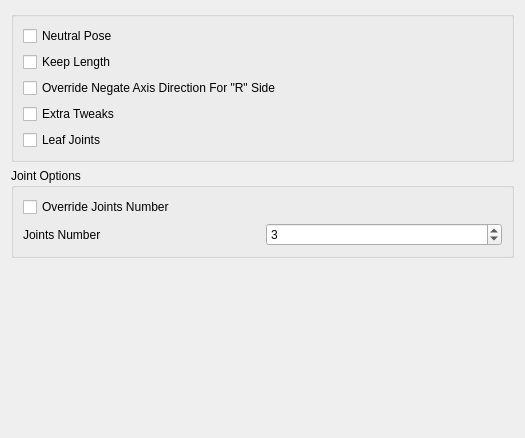
<?xml version="1.0" encoding="UTF-8"?>
<ui version="4.0">
 <class>Form</class>
 <widget class="QWidget" name="Form">
  <property name="geometry">
   <rect>
    <x>0</x>
    <y>0</y>
    <width>525</width>
    <height>438</height>
   </rect>
  </property>
  <property name="windowTitle">
   <string>Form</string>
  </property>
  <layout class="QGridLayout" name="gridLayout">
   <item row="0" column="0">
    <widget class="QGroupBox" name="groupBox">
     <property name="title">
      <string/>
     </property>
     <layout class="QGridLayout" name="gridLayout_2">
      <item row="0" column="0">
       <layout class="QVBoxLayout" name="verticalLayout">
        <item>
         <widget class="QCheckBox" name="neutralPose_checkBox">
          <property name="text">
           <string notr="true">Neutral Pose</string>
          </property>
         </widget>
        </item>
        <item>
         <widget class="QCheckBox" name="keepLength_checkBox">
          <property name="text">
           <string notr="true">Keep Length</string>
          </property>
         </widget>
        </item>
        <item>
         <widget class="QCheckBox" name="overrideNegate_checkBox">
          <property name="text">
           <string notr="true">Override Negate Axis Direction For &quot;R&quot; Side</string>
          </property>
         </widget>
        </item>
        <item>
         <widget class="QCheckBox" name="extraTweak_checkBox">
          <property name="text">
           <string notr="true">Extra Tweaks</string>
          </property>
         </widget>
        </item>
        <item>
         <widget class="QCheckBox" name="leafJoints_checkBox">
          <property name="text">
           <string>Leaf Joints</string>
          </property>
         </widget>
        </item>
       </layout>
      </item>
     </layout>
    </widget>
   </item>
   <item row="1" column="0">
    <widget class="QGroupBox" name="groupBox_2">
     <property name="title">
      <string>Joint Options</string>
     </property>
     <layout class="QGridLayout" name="gridLayout_3">
      <item row="0" column="0">
       <widget class="QCheckBox" name="overrideJntNb_checkBox">
        <property name="text">
         <string notr="true">Override Joints Number</string>
        </property>
       </widget>
      </item>
      <item row="1" column="0">
       <layout class="QHBoxLayout" name="horizontalLayout">
        <item>
         <widget class="QLabel" name="jntNb_label">
          <property name="text">
           <string>Joints Number</string>
          </property>
         </widget>
        </item>
        <item>
         <widget class="QSpinBox" name="jntNb_spinBox">
          <property name="minimum">
           <number>1</number>
          </property>
          <property name="value">
           <number>3</number>
          </property>
         </widget>
        </item>
       </layout>
      </item>
     </layout>
    </widget>
   </item>
   <item row="2" column="0">
    <spacer name="verticalSpacer">
     <property name="orientation">
      <enum>Qt::Vertical</enum>
     </property>
     <property name="sizeHint" stdset="0">
      <size>
       <width>20</width>
       <height>40</height>
      </size>
     </property>
    </spacer>
   </item>
  </layout>
 </widget>
 <resources/>
 <connections/>
</ui>
